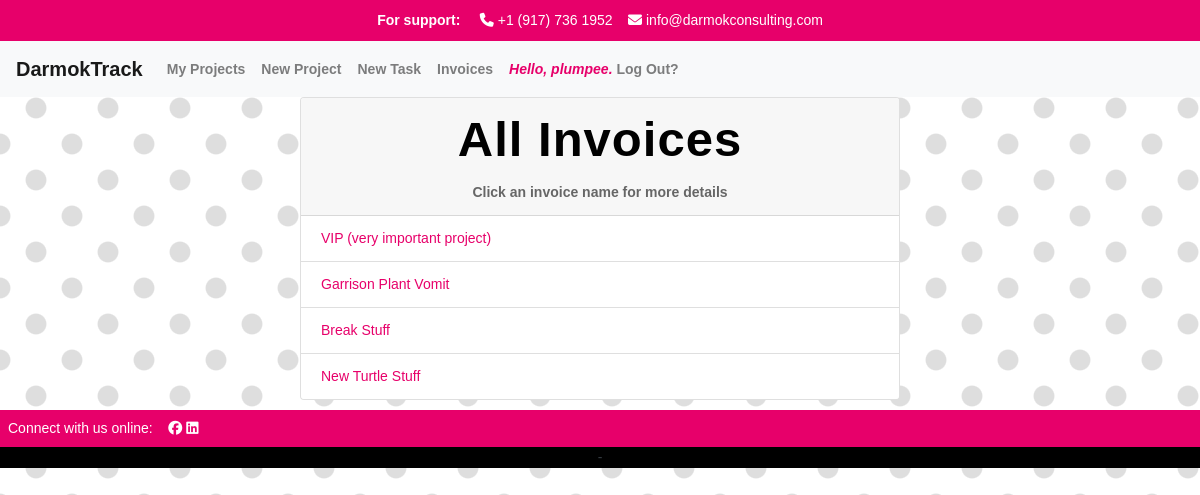
Page /invoices_list/ (signed in) on the committed database.
### apps/track/models.py (models this page shows, shortened)
class User(AbstractUser):
    def __str__(self):
        return self.username

class Project(models.Model):
    PENDING = 'pending'
    PAID = 'paid'
    CREDIT_MEMO = 'credit_memo'
    CHOICES_STATUS = {
        (PENDING, 'pending'),
        (PAID, 'paid'),
        (CREDIT_MEMO, 'credit_memo'),
    }
    project_manager = models.ForeignKey(User, related_name='project_manager', on_delete=models.CASCADE)
    name = models.CharField("Project Name", max_length=250)
    start = models.DateTimeField(auto_now_add=True)
    customer = models.CharField(max_length=250)
    budget_hours = models.IntegerField(default=0)
    budget_dollars = models.DecimalField(max_digits=10, decimal_places=2, default=0.00)
    is_active = models.BooleanField("Active", default=True)
    projects = models.ForeignKey(User, blank=True, related_name="project_list", on_delete=models.CASCADE)
    time_models = models.ManyToManyField(TimeModel, related_name='projects')
    invoice_status = models.CharField(max_length=25, choices=CHOICES_STATUS, default=PENDING)
    class Meta:
        ordering = ['-start']

### apps/track/views.py (the view)
# urls.py: path("invoices_list/", views.invoices_list, name="invoices_list"),
def invoices_list(request):
    projects = Project.objects.all()
    return render(request, "track/invoices_list.html", {
        "projects": projects,
        })

### apps/track/templates/track/invoices_list.html (shortened to what this page needs)
{% extends 'track/layout.html' %}
{% load mathfilters %}
{% load humanize %}
{% load static %}
{% block body %}
<div class="card w-50">
<div class="card-header">
<h1>All Invoices</h1>
<strong><center>Click an invoice name for more details</center></strong>
</div>
{% if user.is_authenticated %}
    {% for project in projects %}
        <ul class="list-group list-group-flush">
            <a href="{% url 'invoice' project_id=project.id %}" class="list-group-item">{{ project.name }}</a>
    {% endfor %}
        </div>
{% endif %}
{% endblock %}

### apps/track/templates/track/layout.html (shortened to what this page needs)
{% load static %}
<!DOCTYPE html>
<html lang="en">
    <head>
      <link rel="stylesheet" href="https://stackpath.bootstrapcdn.com/bootstrap/4.4.1/css/bootstrap.min.css">
        <link href="{% static '/styles.css' %}" rel="stylesheet">
    </head>
    <body>
        <div class="top-bar">
            <strong>For support:</strong> &nbsp;&nbsp;&nbsp;
            <i class="fa-solid fa-phone"></i> +1 (917) 736 1952&nbsp;&nbsp;&nbsp;
            <i class="fa-solid fa-envelope"></i> info@darmokconsulting.com
        </div>
        <nav class="navbar navbar-expand-lg navbar-light bg-light">
            <a class="navbar-brand" href="{% url 'index' %}">DarmokTrack</a>
                <div class="collapse navbar-collapse" id="navbarSupportedContent">
                  <ul class="navbar-nav mr-auto">
                    {% if user.is_authenticated %}
                    <li class="nav-item">
                        <a class="nav-link" href="{% url 'projects' %}">My Projects</a>
                    <li class="nav-item">
                        <a class="nav-link" href="{% url 'create_project' %}">New Project</a>
                    </li>
                    <li class="nav-item">
                        <a class="nav-link" href="{% url 'create_task' %}">New Task</a>
                    </li>
                    <li class="nav-item">
                        <a class="nav-link" href="{% url 'invoices_list' %}">Invoices</a>
                    </li>
                    <li class="nav-item">
                        <a class="nav-link" href="{% url 'logout' %}"><em class="greeting">Hello, {{ user.username }}.</em> Log Out?</a>
                    </li>
                {% endif %}
                </div>
            </nav>
        <div class="body">
            {% block body %}
            {% endblock %}
        </div>
        <div class="footer">
            <footer class="text-center text-lg-start text-dark">
                <section class="foot-bar d-flex p-2">
                    <div>
                        Connect with us online: &nbsp;&nbsp;&nbsp;
                    </div>
                    <div class="foot-bar">
                        <a href="https://www.facebook.com/darmokconsulting"><i class="fa-brands fa-facebook white"></i></a>
                        <a href="https://www.linkedin.com/company/darmok-consulting"><i class="fa-brands fa-linkedin white"></i></a>
                    </div>
                </section>
                 -
        </div>
    </body>
</html>

### apps/track/static/styles.css (style rules this page uses)
body { font-family: Helvetica, Arial, Lucida, sans-serif; font-size: 14px; color: #666; background-image: radial-gradient(rgb(222, 222, 222) 19.2%, transparent 21.6%), radial-gradient(rgb(222, 222, 222) 19.2%, transparent 21.6%); background-position: 0px 0px, 36px 36px; background-size: 72px 72px; background-color: rgb(255, 255, 255); }
a { color: #e7006a; }
h1 { font-family: 'Fjalla One', Arial, Helvetica, sans-serif; font-weight: 700; font-size: 3.5em; letter-spacing: 1px; color: #000; padding-bottom: 5px; text-align: center; }
.nav-item { font-weight: bold; }
.top-bar { background-color: #e7006a; color: #fff; text-align: center; padding: 10px; }
footer { background-color: #000; color: #fff; text-align: center; }
.foot-bar { background-color: #e7006a; color: #fff; }
.white { color: #fff; }
.greeting { color: #e7006a; }
.card { margin: 0 auto; float: none; margin-bottom: 10px; }
.navbar-brand { font-weight: bold; font-family: 'Fjalla One', Arial, Helvetica, sans-serif; }
.card-header { background-color: #f7f7f7; }

### rows in the picture
User: username "plumpee"
Project: name "VIP (very important project)"
Project: name "Garrison Plant Vomit"
Project: name "Break Stuff"
Project: name "New Turtle Stuff"
